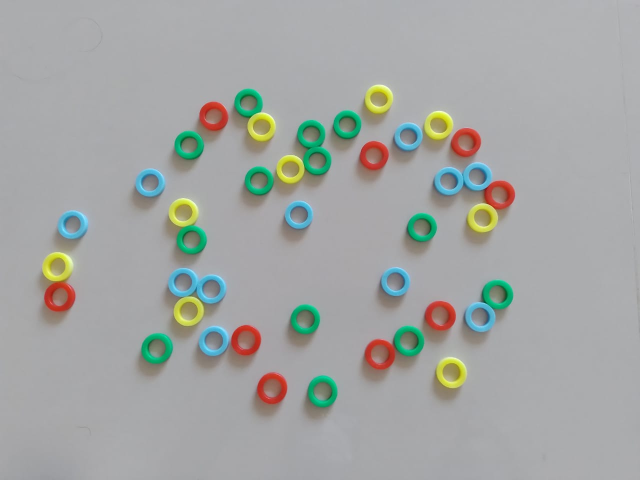
#> input picture tarefa-6/img/1.jpg, 1280 x 960 px (shown at 1/2 size)
$ python circle1.py
#> lines starting #> are read from the running program, lines starting #| are printed output that depends on the picture; after the words box and inside, x2 and y2 are one past the last pixel; in counts of white or black regions, pixels touching at a corner belong together
import cv2 as cv
import numpy as np
from matplotlib import pyplot as plt

vermelho = [43, 53, 194]#2#5
amarelo = [46, 224, 213]#32#66
verde = [115, 174, 3]##160
azul = [210, 179, 82]#96#193

vermelhoo = cv.cvtColor((np.uint8([[vermelho]])), cv.COLOR_BGR2HSV)
amareloo = cv.cvtColor((np.uint8([[amarelo]])), cv.COLOR_BGR2HSV)
verdee = cv.cvtColor((np.uint8([[verde]])), cv.COLOR_BGR2HSV)
azull = cv.cvtColor((np.uint8([[azul]])), cv.COLOR_BGR2HSV)

# [4 lines of commented-out code are left out]


vm = vermelhoo[0][0][0]
am = amareloo[0][0][0]
vd = verdee[0][0][0]
az = azull[0][0][0]

# print(vm, am, vd, az)

def choosecolor (valorhsv):
    #sobre 2 menos 1

    h = int(valorhsv[0])

    dist = [0,0,0,0]

    # print("aaaa")
    # print('this is our h: ' + str(h))

    dist[0] = np.uint8(abs(int(h) - int(vm)))
    dist[1] = np.uint8(abs(int(h) - int(am)))
    dist[2] = np.uint8(abs(int(h) - int(vd)))
    dist[3] = np.uint8(abs(int(h) - int(az)))

    # print("bbbb")

    a = min(dist)
    # print(dist)

    # print(dist)

    # print("current color (" + str(valorhsv[0]) + ", " + str(valorhsv[1]) + ", " + str(valorhsv[2]) + ") is closer to the color of index " + str(dist.index(a)) + " (" + str(a) + " units away)")

    return dist.index(a)


def getcolor (img, c1):

    # for c in circulos[0, :]:

    c = (int(c1[0]),int(c1[1]),int(c1[2]))

    r = int(c[2])
    hues = [0,0,0,0]
    # print(img.shape)

    for i in range(-1*r, r):
        for j in range(-1*r, r):
            if (c[0] + i < 0 or c[0] + i >= img.shape[1] or c[1] + j < 0 or c[1] + j >= img.shape[0]):
                continue
            dist = np.sqrt((i)**2 + (j)**2)
            # print("cheguei aqui 3 e a dist eh igual a " + str(dist))
            if int(dist) <= r and int(dist) >= r*2/3 : # ta dentro da area

                # print('estou no pixel ('+ str(c[1]+j) +', ' + str(c[0]+i) + ')')
                # hues[choosecolor(img[c[0] + i][c[1] + j])]+=1
                # print('cor: ' + str(img[c[1] + j][c[0] + i]))
                a = np.uint8([[img[c[1] + j][c[0] + i]]])
                a = cv.cvtColor(a, cv.COLOR_BGR2HSV)
                # print(a)
                # img[c[1] + j][c[0] + i] = [0, 0, 0]
                if (a[0][0][1] > 15): # se eh suficientemente longe do gray
                #     # print(img[c[0] + i][c[1] + j])
                #     # print(c[0] + i)
                #     # print(c[1] + j)
                    hues[choosecolor(a[0][0])]+=1
                # print()
    # print(hues)
    # print(hues)

    return hues.index(max(hues))


filepath = "../img/1.jpg"
img = cv.imread(filepath)
#> img is the input picture: shape (960, 1280, 3); mean B, G, R 163.7, 165.7, 163.2
# img = cv.cvtColor(img, cv.COLOR_BGR2RGB)
# print(img[815][449][0], img[815][449][1], img[815][449][2])
imghsv = cv.cvtColor(img, cv.COLOR_RGB2HSV)
#> imghsv: shape (960, 1280, 3); mean H, S, V 31.3, 19.9, 170.9
# hue vai nos ajudar mais do que rgb!
imgray = cv.cvtColor(img, cv.COLOR_RGB2GRAY)
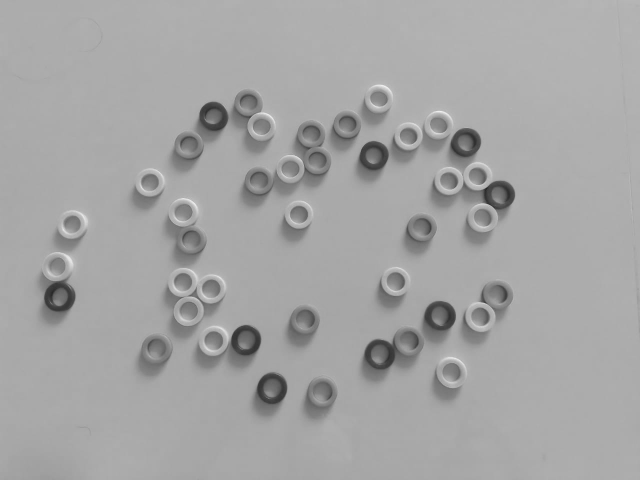
#> imgray: shape (960, 1280) (shown at 1/2 size); min 32, max 246, mean 164.7
imgray = cv.GaussianBlur(imgray, (7, 7), 1.5)

circulos = cv.HoughCircles(imgray, cv.HOUGH_GRADIENT, 1, 20, param1=50, param2=25, minRadius=24, maxRadius=40)
#> circulos = 42 rows, first 8: [523.5, 252.5, 28.5], [597.5, 428.5, 28], [580.5, 337.5, 27.9], [748.5, 310.5, 28.6], [842.5, 456.5, 29.5], [116.5, 594.5, 28.8], [491.5, 679.5, 30.2], [377.5, 291.5, 29.6]

circulos = np.uint16(np.around(circulos))
#> circulos = 42 rows, first 8: [524, 252, 28], [598, 428, 28], [580, 338, 28], [748, 310, 29], [842, 456, 30], [116, 594, 29], [492, 680, 30], [378, 292, 30]
# print(circulos.shape)
# circulosinternos = np.uint16(np.around(circulosinternos))
# print(circulosinternos.shape)

imgfinal = img

# imgfinalinternos = img.copy()

cores = [0,0,0,0]

for i in circulos[0, :]:
    a = getcolor(imgfinal, i)
    cor = (0,0,0)
    # s = "a cor selecionada foi: "
    match a:
        case 0:
            cor = (54, 54, 255)
            cores[0]+=1
        case 1:
            cor = (50, 255, 255)
            cores[1]+=1
            # print(s + "amarelo")
        case 2:
            cor = (81, 255, 54)
            cores[2]+=1
            # print(s + "verde")
        case 3:
            cor = (255, 108, 54)
            cores[3]+=1
            # print(s + "azul")

    cv.circle(imgfinal, (i[0], i[1]), i[2], cor, 1)

    cv.circle(imgfinal, (i[0], i[1]), int(np.around(2*i[2]/3)), cor, 1)

    cv.circle(imgfinal, (i[0],i[1]), 2, cor, 3)
#> this loop made 42 passes
#> i on passes 2 to 13: [598, 428, 28], [580, 338, 28], [748, 310, 29], [842, 456, 30], [116, 594, 29], [492, 680, 30], [378, 292, 30], [964, 436, 29], [544, 776, 32], [818, 272, 28], [792, 562, 29], [878, 248, 28]
#> (c in getcolor, r in getcolor, a) on pass 1: ((524, 252, 28), 28, 1)
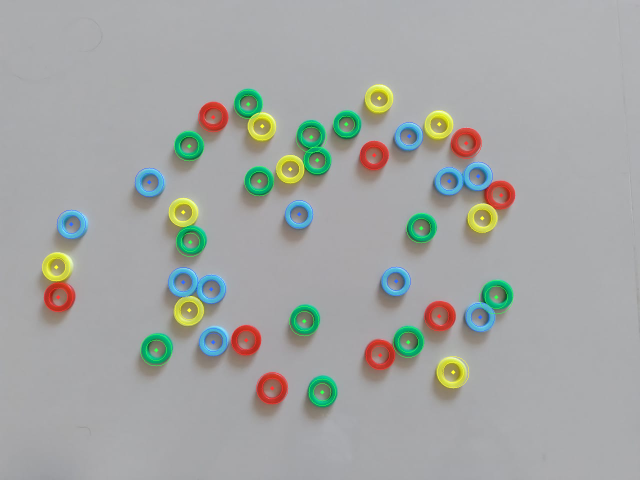
#> imgfinal: shape (960, 1280, 3) (shown at 1/2 size); 1.07% of pixels changed, all inside (x1, y1, x2, y2) = (84, 168, 1031, 812)


# for i in circulosinternos[0, :]:
#     cv.circle(imgfinalinternos, (i[0], i[1]), i[2], (0, 255, 0), 1)

#     cv.circle(imgfinalinternos, (i[0],i[1]), 2, (0, 0, 255), 3)

print('-------------CORES-------------')
print('vermelho: ' + str(cores[0]))
print('amarelo: ' + str(cores[1]))
print('verde: ' + str(cores[2]))
print('azul: ' + str(cores[3]))
# print(cores)

# imgfinal = cv.cvtColor(imgfinal, cv.COLOR_BGR2RGB)
plt.imshow(imgfinal)
cv.imwrite('../results/1-result.png', imgfinal)

$ run again, with tarefa-6/img/2.jpg copied over tarefa-6/img/1.jpg
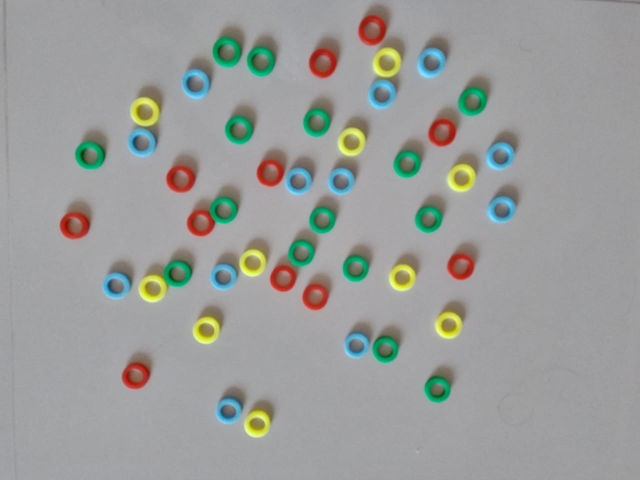
#> input picture tarefa-6/img/2.jpg, 1280 x 960 px (shown at 1/2 size)
#> img is the input picture: shape (960, 1280, 3); mean B, G, R 154.4, 156.8, 154.9
#> imghsv: shape (960, 1280, 3); mean H, S, V 33.3, 20.5, 161.8
#> `imgray = cv.cvtColor(img, cv.COLOR_RGB2GRAY)`:
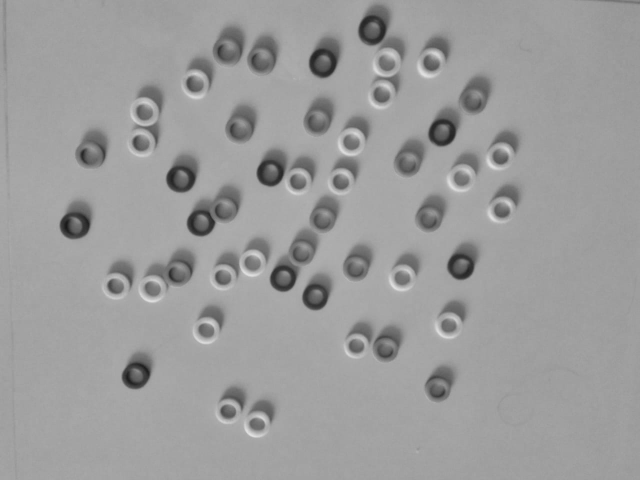
#> imgray: shape (960, 1280) (shown at 1/2 size); min 24, max 229, mean 156
#> `circulos = cv.HoughCircles(imgray, cv.HOUGH_GRADIENT, 1, 20, param1=50..`: circulos = 47 rows, first 8: [921.5, 532.5, 26.6], [401.5, 444.5, 27.4], [358.5, 357.5, 26.6], [288.5, 222.5, 28.6], [540.5, 345.5, 26.8], [645.5, 125.5, 28.8], [884.5, 265.5, 28], [566.5, 557.5, 26.6]
#> `circulos = np.uint16(np.around(circulos))`: circulos = 47 rows, first 8: [922, 532, 27], [402, 444, 27], [358, 358, 27], [288, 222, 29], [540, 346, 27], [646, 126, 29], [884, 266, 28], [566, 558, 27]
#> the loop `for i in circulos[0, :]:` made 47 passes
#> after the loop `for i in circulos[0, :]:`:
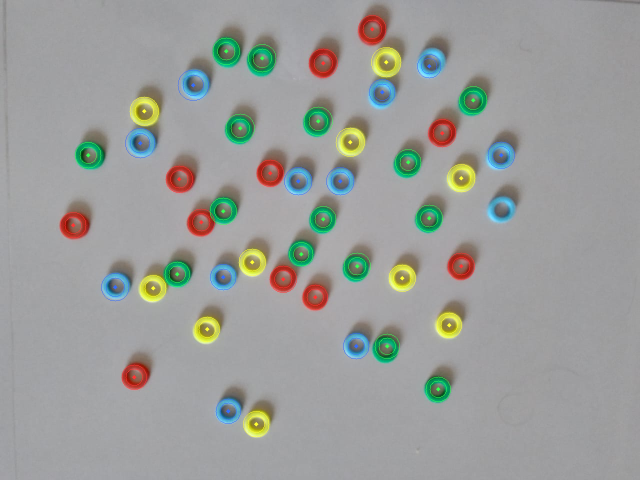
#> imgfinal: shape (960, 1280, 3) (shown at 1/2 size); 1.12% of pixels changed, all inside (x1, y1, x2, y2) = (120, 30, 1030, 875)

$ run again, with tarefa-6/img/3.jpg copied over tarefa-6/img/1.jpg
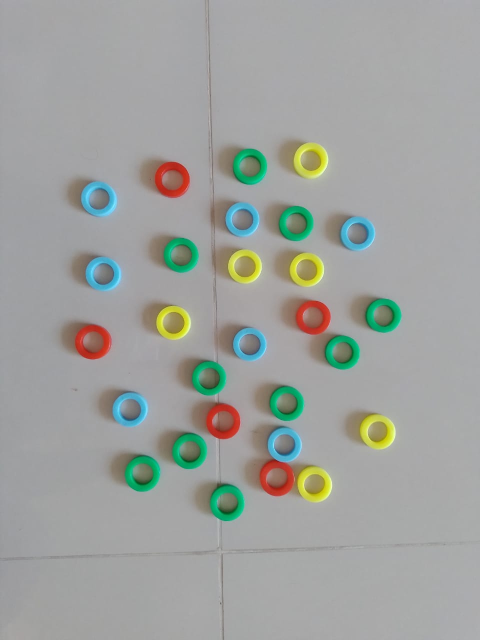
#> input picture tarefa-6/img/3.jpg, 960 x 1280 px (shown at 1/2 size)
#> img is the input picture: shape (1280, 960, 3); mean B, G, R 157.9, 161.5, 158.8
#> imghsv: shape (1280, 960, 3); mean H, S, V 34.3, 19.6, 165.7
#> `imgray = cv.cvtColor(img, cv.COLOR_RGB2GRAY)`:
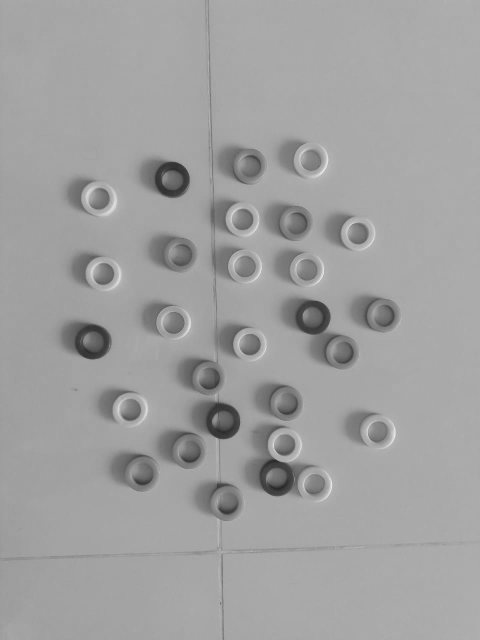
#> imgray: shape (1280, 960) (shown at 1/2 size); min 34, max 242, mean 160.1
#> `circulos = cv.HoughCircles(imgray, cv.HOUGH_GRADIENT, 1, 20, param1=50..`: circulos = 28 rows, first 8: [628.5, 969.5, 35.7], [613.5, 539.5, 34.1], [489.5, 532.5, 33.6], [194.5, 395.5, 32.7], [485.5, 438.5, 34.4], [626.5, 634.5, 34.3], [715.5, 466.5, 34.4], [497.5, 687.5, 31.3]
#> `circulos = np.uint16(np.around(circulos))`: circulos = 28 rows, first 8: [628, 970, 36], [614, 540, 34], [490, 532, 34], [194, 396, 33], [486, 438, 34], [626, 634, 34], [716, 466, 34], [498, 688, 31]
#> the loop `for i in circulos[0, :]:` made 28 passes
#> after the loop `for i in circulos[0, :]:`:
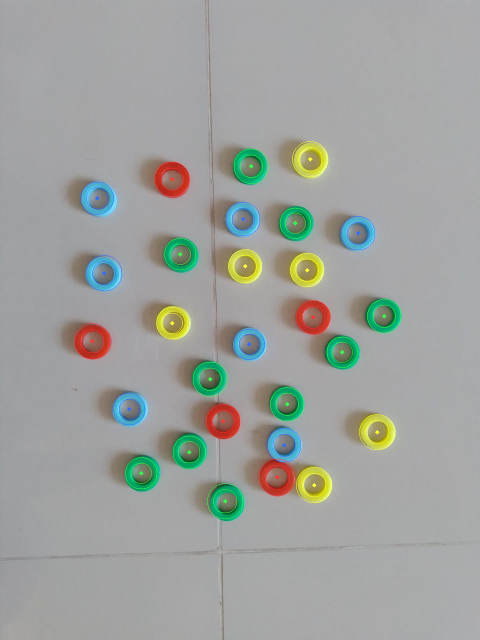
#> imgfinal: shape (1280, 960, 3) (shown at 1/2 size); 0.81% of pixels changed, all inside (x1, y1, x2, y2) = (148, 282, 803, 1039)

$ run again, with tarefa-6/img/4.jpg copied over tarefa-6/img/1.jpg
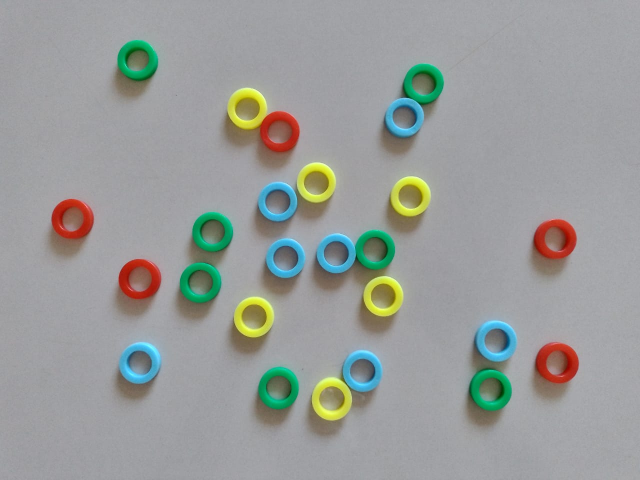
#> input picture tarefa-6/img/4.jpg, 1280 x 960 px (shown at 1/2 size)
#> img is the input picture: shape (960, 1280, 3); mean B, G, R 154, 156, 153.2
#> imghsv: shape (960, 1280, 3); mean H, S, V 42.3, 26.7, 162.9
#> `imgray = cv.cvtColor(img, cv.COLOR_RGB2GRAY)`:
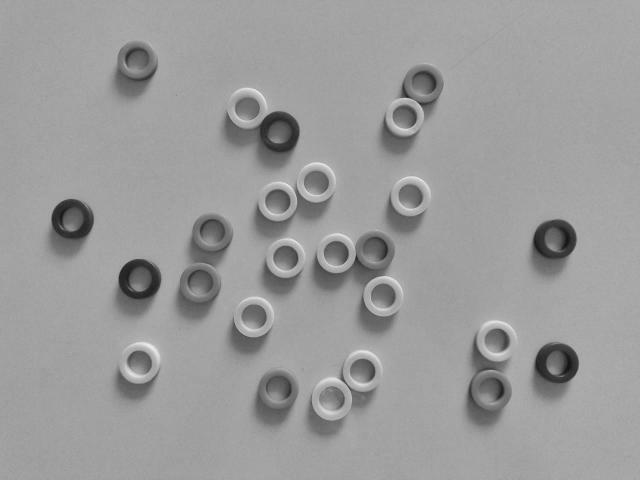
#> imgray: shape (960, 1280) (shown at 1/2 size); min 17, max 245, mean 155.1
#> `circulos = cv.HoughCircles(imgray, cv.HOUGH_GRADIENT, 1, 20, param1=50..`: circulos = 25 rows, first 8: [632.5, 364.5, 39.4], [766.5, 592.5, 39.4], [276.5, 557.5, 39.4], [142.5, 437.5, 39.4], [1113.5, 477.5, 39.4], [555.5, 402.5, 24.6], [272.5, 119.5, 38.3], [277.5, 727.5, 39.4]
#> `circulos = np.uint16(np.around(circulos))`: circulos = 25 rows, first 8: [632, 364, 39], [766, 592, 39], [276, 558, 39], [142, 438, 39], [1114, 478, 39], [556, 402, 25], [272, 120, 38], [278, 728, 39]
#> the loop `for i in circulos[0, :]:` made 25 passes
#> after the loop `for i in circulos[0, :]:`:
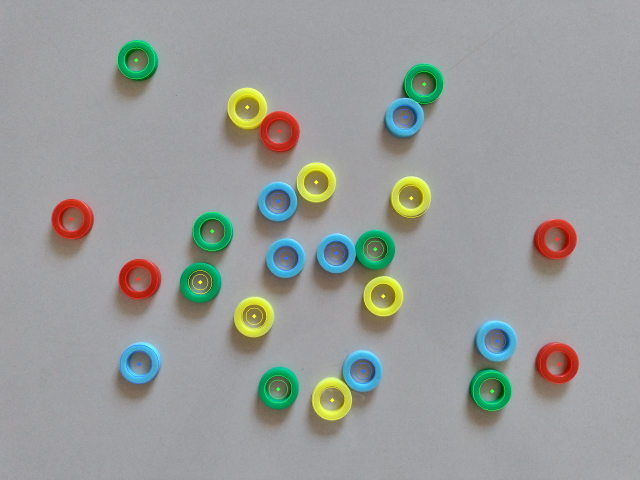
#> imgfinal: shape (960, 1280, 3) (shown at 1/2 size); 0.72% of pixels changed, all inside (x1, y1, x2, y2) = (103, 82, 1158, 840)
